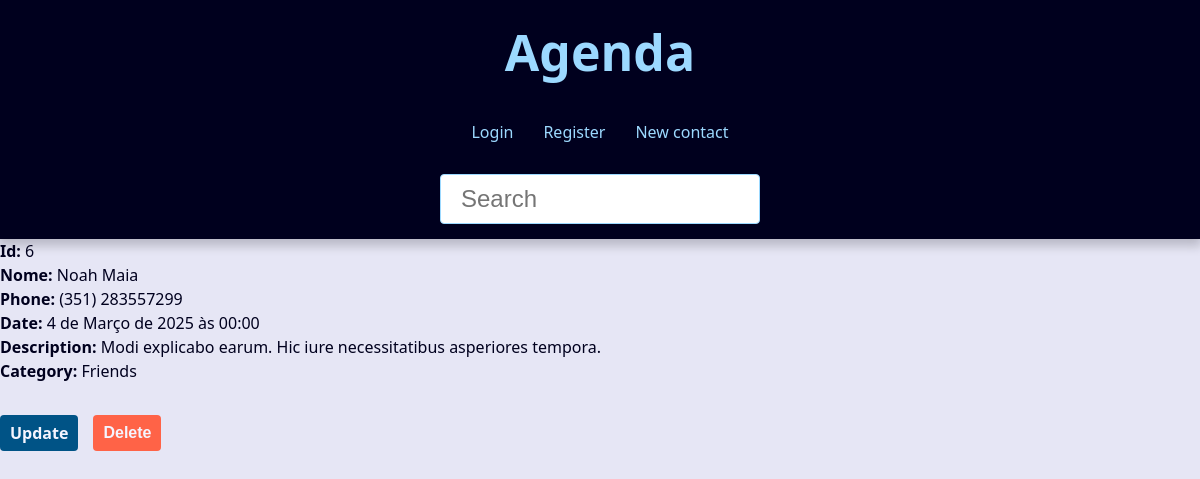
Page /6 on the committed database.
### contact/models.py (models this page shows, shortened)
class Contact(models.Model):
    first_name = models.CharField(max_length=20)
    last_name = models.CharField(max_length=20)
    phone = models.CharField(max_length=12)
    email = models.EmailField(max_length=100,blank=True)
    created_date = models.DateTimeField(default=timezone.now)
    description = models.TextField(blank=True)
    picture = models.ImageField(blank=True,upload_to='pictures/%Y/%m/')
    category = models.ForeignKey(Category, on_delete=models.SET_NULL, blank=True, null=True)
    owner = models.ForeignKey(User, on_delete=models.SET_NULL, blank=True, null=True)
    show = models.BooleanField(default=True)

class Category(models.Model):
    class Meta:
        verbose_name = 'Category'
        verbose_name_plural = 'Categories'
    name = models.CharField(max_length=50)

### contact/views.py (the view)
# urls.py: path('<int:contact_id>', views.contact, name='contact'),
def contact(request, contact_id):
    c = get_object_or_404(Contact.objects, id=contact_id, show=True)
    contexto = {
        "title": "Dados do contato",
        "contact": c
        }
    return render (
        request,
        'contact/contact.html',
        contexto
    )

### contact/templates/contact/contact.html (shortened to what this page needs)
{% extends "global/base.html" %}
{% block content %}
    <p><b>Id:</b> {{ contact.id }}</p>
    <p><b>Nome:</b> {{ contact.first_name }} {{ contact.last_name }}</p>
    <p><b>Phone:</b> {{ contact.phone }}</p>
    <p><b>Date:</b> {{ contact.created_date }}</p>
    <p><b>Description:</b> {{ contact.description }}</p>
    <p><b>Category:</b> {{ contact.category.name }}</p>
    <div class="contact-links">
        <a href="{% url "contact:update" contact.id %}" class="btn btn-link">Update</a>
        <form action="{% url "contact:delete" contact.id %}" method="post">
            {% if confirmation == 'no' %}
            <input type="hidden" name="confirmation" value="yes">
            <button class="btn btn-link btn-delete" type="submit">
                Confirm Deletion
            </button>
            {% else %}
            <button class="btn btn-link btn-delete" type="submit">
                Delete
            </button>
            {% endif %}
        </form>
    </div>
{% endblock content %}

### base_static/global/css/style.css (style rules this page uses)
:root { --spacing: 1.5rem; --link-dark-color: rgb(0, 83, 134); --link-light-color: rgb(156, 217, 255); --clr-white: rgb(245, 245, 255); --clr-black: rgb(0, 0, 30); --clr-light-gray: rgb(230, 230, 245); --clr-dark-shadow-5: rgba(0, 0, 10, 5%); --clr-dark-shadow-10: rgba(0, 0, 10, 10%); --clr-dark-shadow-20: rgba(0, 0, 10, 20%); --clr-light-shadow-5: rgba(200, 200, 255, 5%); --clr-light-shadow-10: rgba(200, 200, 255, 10%); --clr-light-shadow-20: rgba(200, 200, 255, 20%); --main-page-width: 120rem; --table-min-width: 60rem; --biggest-font-size: 5rem; --bigger-font-size: 4rem; --big-font-size: 3.2rem; --medium-font-size: 2.4rem; --small-font-size: 1.6rem; --smaller-font-size: 1.4rem; --smallest-font-size: 1.2rem; --transition-fast: 300ms; --transition-medium: 600ms; --transition-slow: 1s; --default-border-radius: 4px; }
*, *::before, *::after { margin: 0; padding: 0; box-sizing: border-box; }
html { font-size: 62.5%; }
body { font-family: system-ui, -apple-system, BlinkMacSystemFont, 'Segoe UI', Roboto, Oxygen, Ubuntu, Cantarell, 'Open Sans', 'Helvetica Neue', sans-serif; line-height: 1.5; font-size: var(--small-font-size); color: var(--clr-black); -webkit-font-smoothing: antialiased; background: var(--clr-light-gray); }
.btn { background-color: var(--link-dark-color); color: var(--clr-white); font-weight: bold; border: none; padding: 1rem 2rem; border-radius: var(--default-border-radius); cursor: pointer; transition: filter var(--transition-fast) ease-in-out; }
.contact-links { margin-block: calc(var(--small-font-size) * 2); display: flex; align-items: center; gap: 0 var(--spacing); }
.btn-link { font-size:var(--small-font-size); text-decoration: none; font-weight: bold; padding: 1rem; display: block; line-height:var(--small-font-size); }
.btn-delete { background: tomato; }

### rows in the picture
Contact: id "6", first_name "Noah", last_name "Maia", phone "(351) 283557299", created_date "4 de Março de 2025 às 00:00", description "Modi explicabo earum. Hic iure necessitatibus asperiores tempora.", category.name "Friends"
